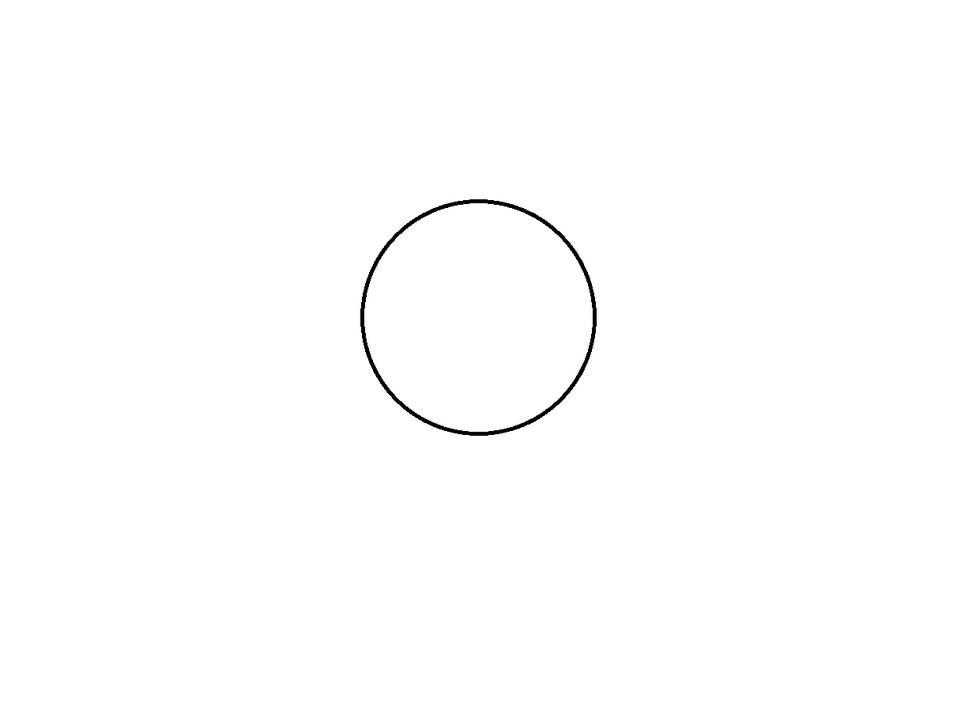
//> input picture CPP/OpenCV/ch7_imgtransfrom/circle.jpg, 972 x 726 px, shrunk from 1230 x 918 before the run
$ ./img_houghcircles   (built with g++ and OpenCV 4)
//> lines starting //> are read from the running program, lines starting //| are printed output that depends on the picture; after the words box and inside, x2 and y2 are one past the last pixel; in counts of white or black regions, pixels touching at a corner belong together
# include <opencv2/opencv.hpp>
# include <opencv2/imgproc/imgproc.hpp>

int main(){

    std::string wd = "C:/Users/jeff/Desktop/ProjectTemplate/src/Example/app/OpenCV/ch7_imgtransfrom/";
    cv::Mat srcImage = cv::imread(wd + "circle.jpg");
//> srcImage is the input picture: 726 rows x 972 cols, CV_8UC3; min 0, max 255, mean 254
    cv::Mat midImage, dstImage;

    cv::imshow("original", srcImage);

    // Convert the image to the gray scale and blur the image.
    cv::cvtColor(srcImage, midImage, cv::COLOR_BGR2GRAY); // convert the plot to the gray scale.
    cv::GaussianBlur(midImage, midImage, cv::Size(9, 9), 2, 2);
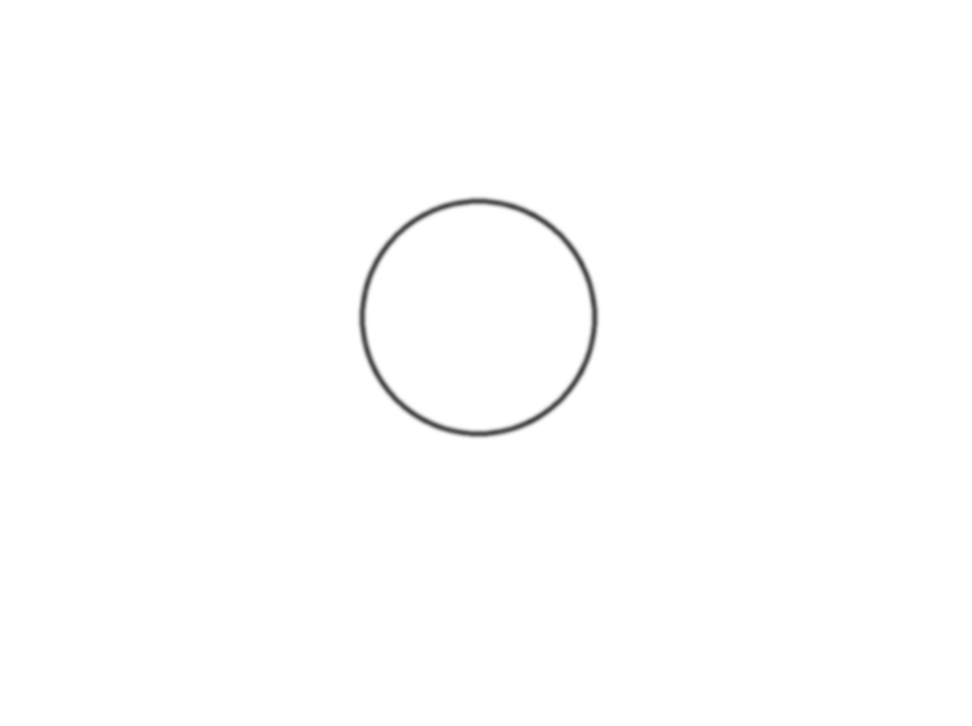
//> midImage: 726 rows x 972 cols, CV_8UC1; min 71, max 255, mean 254
    cv::imshow("midImage", midImage);

    // Hough Transformation
    std::vector<cv::Vec3f> circles;
    cv::HoughCircles(midImage, circles, cv::HOUGH_GRADIENT, 1.5, 10, 200, 100, 0, 0);
//> circles = 6 circles (x, y, radius): [477.8, 317.2, 118.8], [486.8, 323.2, 124.2], [483.8, 306.8, 107.1], [467.2, 315.8, 107.8], [471.8, 327.8, 106.2], [474.8, 300.8, 102]

    // Draw in the image.
    for(size_t i = 0; i < circles.size(); i++){
        // Define the parameter.
        cv::Point center(cvRound(circles[i][0]), cvRound(circles[i][1]));
        int radius = cvRound(circles[i][2]);

        // Draw the center of the circle.
        cv::circle(srcImage, center, 3, cv::Scalar(0, 255, 0), -1, 8, 0);

        // Draw the shape of the circle.
        cv::circle(srcImage, center, radius, cv::Scalar(155, 50, 255), 3, 8, 0);
    }
//> this loop made 6 passes
//> (center, radius) on passes 1 to 6: (Point(478, 317), 119), (Point(487, 323), 124), (Point(484, 307), 107), (Point(467, 316), 108), (Point(472, 328), 106), (Point(475, 301), 102)
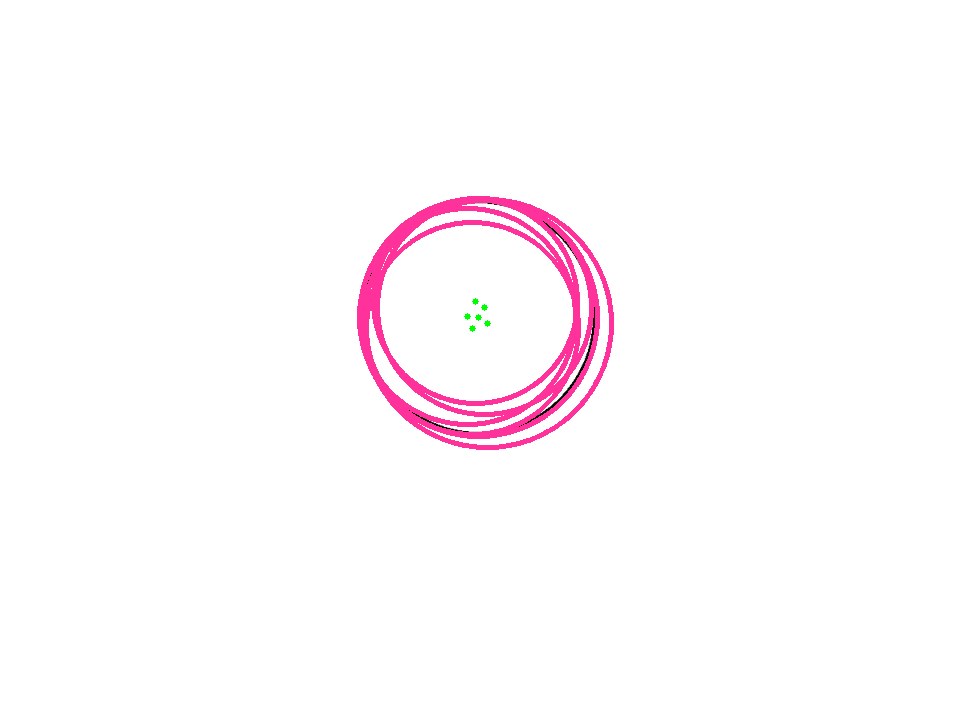
//> srcImage: 726 rows x 972 cols, CV_8UC3; 2.21% of pixels changed, all inside (x1, y1, x2, y2) = (357, 196, 614, 450)

    // Show the image.
    cv::imshow("Processed", srcImage);

    cv::waitKey(0);

    return 0;
}
